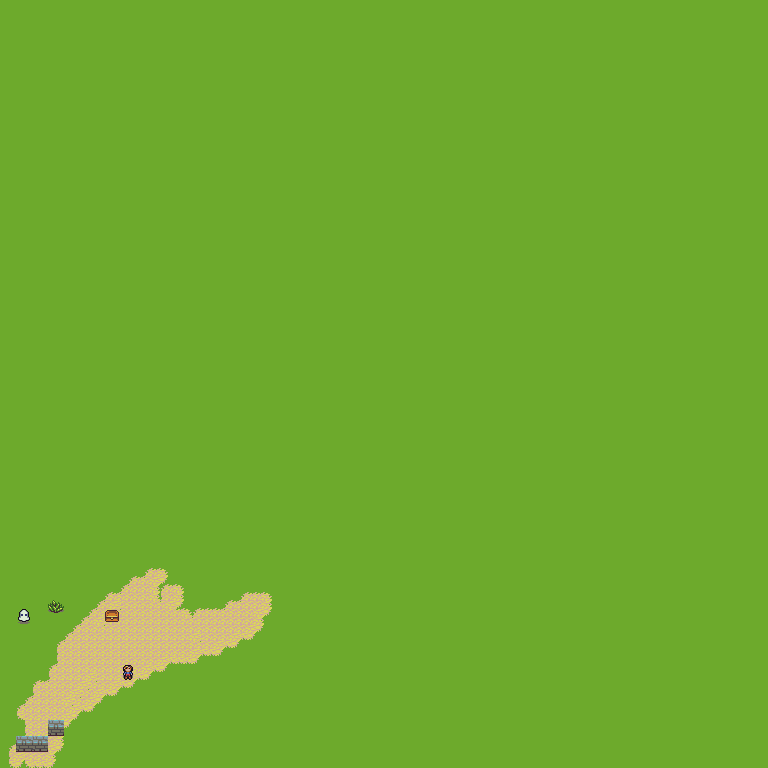

Tiled map render using the project's own tile images. Description and the map definition, with tile-layer contents summarised, below:
An orthogonal 96x96 tile map with 8x8 px tiles, 5 tile layers (L1, L2, L3, L4, ...).

<map version="1.2" tiledversion="1.3.1" orientation="orthogonal" renderorder="right-down" compressionlevel="0" width="96" height="96" tilewidth="8" tileheight="8" infinite="0" nextlayerid="7" nextobjectid="1">
 <tileset firstgid="1" source="../sprites/master16.tsx" />
 <layer id="1" name="L1" width="96" height="96">
  <data>[9216 cells, 9025 non-empty, 1 distinct tile ids]</data>
 </layer>
 <layer id="2" name="L2" width="96" height="96">
  <data>[9216 cells, 244 non-empty, 1 distinct tile ids]</data>
 </layer>
 <layer id="3" name="L3" width="96" height="96">
  <data>[9216 cells, 6 non-empty, 5 distinct tile ids]</data>
 </layer>
 <layer id="4" name="L4" width="96" height="96">
  <data>[9216 cells, 1 non-empty, 1 distinct tile ids]</data>
 </layer>
 <layer id="5" name="L5" width="96" height="96">
  <data>[9216 cells, 0 non-empty, 0 distinct tile ids]</data>
 </layer>
</map>
